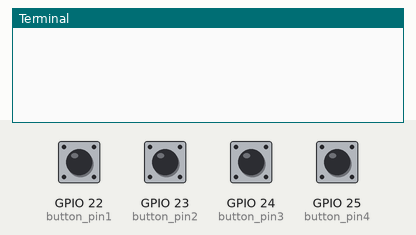
Recording of a program running on a simulated Raspberry Pi (BCM pin numbers). On the bench: the last lines printed to the terminal. Inputs (shaded band) come from the test bench; at power-on: GPIO 22 (button_pin1), GPIO 23 (button_pin2), GPIO 24 (button_pin3), GPIO 25 (button_pin4) HIGH.

Above: at 1.2 s.
1.3 s: GPIO 22 (button_pin1) pulled LOW for 0.5 s
At 2.9 s:
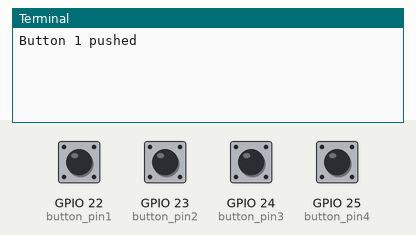
3.3 s: GPIO 23 (button_pin2) pulled LOW for 0.5 s
At 4.5 s:
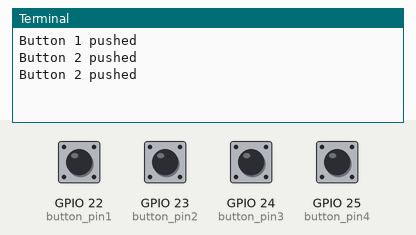
5.3 s: GPIO 24 (button_pin3) pulled LOW for 0.5 s
At 5.8 s:
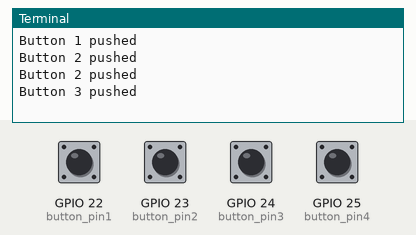
7.3 s: GPIO 25 (button_pin4) pulled LOW for 0.5 s
At 8.6 s:
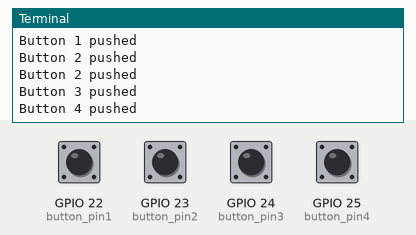
Timing chart, 0 to 10.3 s (numbered marks = the images above; inputs shaded):
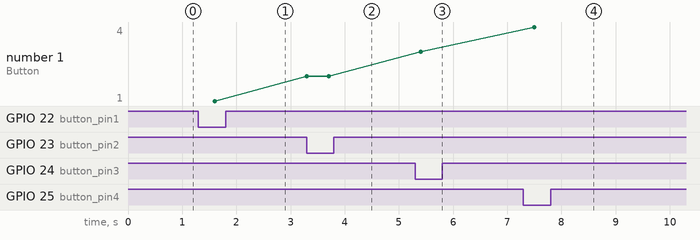

Measured:
- after the input at 1.3 s, the terminal: prints a new line after 0.30 s (image 1)
- after the input at 3.3 s, the terminal: prints a new line at once (image 2)
- after the input at 5.3 s, the terminal: prints a new line after 0.10 s (image 3)
- after the input at 7.3 s, the terminal: prints a new line after 0.20 s (image 4)
- plotted number 1: 1 → 2 after the input at 3.3 s, 2 → 3 after the input at 5.3 s, 3 → 4 after the input at 7.3 s

The program:

pushbotton.py
```python
import RPi.GPIO as GPIO
import time
button_pin1=22
button_pin2=23
button_pin3=24
button_pin4=25

GPIO.setwarnings(False)
GPIO.setmode(GPIO.BCM)

GPIO.setup(button_pin1,GPIO.IN)
GPIO.setup(button_pin2,GPIO.IN)
GPIO.setup(button_pin3,GPIO.IN)
GPIO.setup(button_pin4,GPIO.IN)

while 1:
    if GPIO.input(button_pin1)==GPIO.LOW:
        print("Button 1 pushed")
    time.sleep(0.1)
    if GPIO.input(button_pin2)==GPIO.LOW:
        print("Button 2 pushed")
    time.sleep(0.1)
    if GPIO.input(button_pin3)==GPIO.LOW:
        print("Button 3 pushed")
    time.sleep(0.1)
    if GPIO.input(button_pin4)==GPIO.LOW:
        print("Button 4 pushed")
    time.sleep(0.1)
GPIO.cleanup()
```
